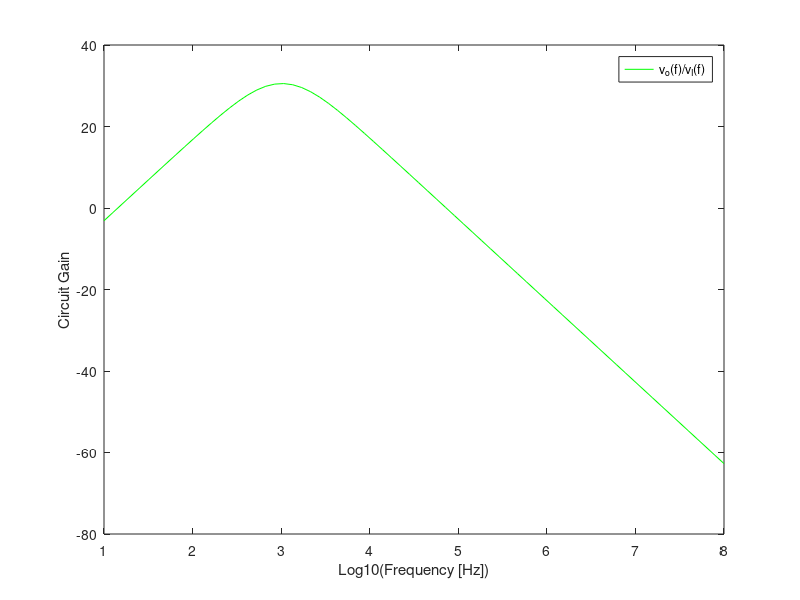

Recreate this plot in MATLAB.
R1 = 1000;
R2 = 1000;
R3 = 100000;
R4 = 1000;
C1 = 110e-9;
C2 = 220e-9;
i = sqrt(-1);



wL = 1/(R1*C1);
wH = 1/(R2*C2);

if wL>wH
	aux = wL;
	wL = wH;
	wH = aux;
endif

w0 = sqrt(wL*wH);

input_imp = R1 + 1/(i*w0*C1);
output_imp = R2/(1+i*w0*C2*R2);


T_w0 = ((R1*C1*w0*i)/(1+R1*C1*w0*i))*(1/(1+R2*C2*w0*i))*(1+(R3/R4));
Gain_w0 = abs(T_w0);
Gain_w0_dB = 20*log10(Gain_w0);

f = logspace(1,8,70);
w = 2*pi*f;
T_dB = ones(1,length(w));

for k = 1:length(w)
	T = ((R1*C1*w(k)*i)/(1+R1*C1*w(k)*i))*(1/(1+R2*C2*w(k)*i))*(1+(R3/R4))
	T_dB(k) = 20*log10(abs(T));
endfor

freq_deviation = w0/(2*pi) - 1000;
gain_deviation = Gain_w0_dB - 40;

Cost = R1/1000 + R2/1000 + R3/1000 + R4/1000 + (3*220)/(1e-6) + 1;

Merit = 1/(Cost*freq_deviation*gain_deviation);

%Ponto 2 Teorica
teorica = figure ();
plot(log10(f),T_dB,"g");
legend("v_o(f)/v_I(f)");

xlabel ("Log10(Frequency [Hz])");
ylabel ("Circuit Gain");

print (teorica, "teoria", "-depsc");

printf ("final_TAB\n");
printf ("Central Frequency Deviation = %e Hz \n", freq_deviation);
printf ("Gain Deviation = %e dB \n", gain_deviation);
printf ("Cost = %e MU \n", Cost);
printf ("Merit = %e \n", Merit);
printf ("final_END\n\n");

printf ("frequencias_TAB\n");
printf ("Lower Cut Off Frequency = %e rad/s\n", wL);
printf ("Higher Cut Off Frequency = %e rad/s\n", wH);
printf ("Central Frequency = %e rad/s\n", w0);
printf ("frequencias_END\n\n");

printf ("ganhos_TAB\n");
printf ("Gain = %e \n", Gain_w0);
printf ("Gain = %e dB \n", Gain_w0_dB);
printf ("ganhos_END\n\n");

printf ("impedancias_TAB\n");
printf ("Input Impedance = %e \n", input_imp);
printf ("Output Impedance = %e \n", output_imp);
printf ("impedancias_END\n\n");

printf ("componentes_TAB\n");
printf ("R1 = %e \n", R1);
printf ("R2 = %e \n", R2);
printf ("R3 = %e \n", R3);
printf ("R4 = %e \n", R4);
printf ("componentes_END\n\n");
printf ("C1 = %e \n", C1);
printf ("C2 = %e \n", C2);
printf ("componentes_END\n\n");
